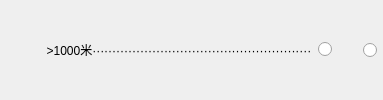
              <widget class="QWidget" name="widget_55" native="true">
               <property name="sizePolicy">
                <sizepolicy hsizetype="Preferred" vsizetype="Fixed">
                 <horstretch>0</horstretch>
                 <verstretch>0</verstretch>
                </sizepolicy>
               </property>
               <layout class="QHBoxLayout" name="horizontalLayout_45">
                <property name="leftMargin">
                 <number>0</number>
                </property>
                <property name="topMargin">
                 <number>0</number>
                </property>
                <property name="rightMargin">
                 <number>6</number>
                </property>
                <property name="bottomMargin">
                 <number>0</number>
                </property>
                <item>
                 <widget class="QLabel" name="label_62">
                  <property name="sizePolicy">
                   <sizepolicy hsizetype="Expanding" vsizetype="Fixed">
                    <horstretch>0</horstretch>
                    <verstretch>0</verstretch>
                   </sizepolicy>
                  </property>
                  <property name="text">
                   <string>              &gt;1000米·······················································</string>
                  </property>
                  <property name="alignment">
                   <set>Qt::AlignLeading|Qt::AlignLeft|Qt::AlignVCenter</set>
                  </property>
                 </widget>
                </item>
                <item>
                 <widget class="QRadioButton" name="radioButton_90">
                  <property name="sizePolicy">
                   <sizepolicy hsizetype="Fixed" vsizetype="Fixed">
                    <horstretch>0</horstretch>
                    <verstretch>0</verstretch>
                   </sizepolicy>
                  </property>
                  <property name="layoutDirection">
                   <enum>Qt::RightToLeft</enum>
                  </property>
                  <property name="text">
                   <string/>
                  </property>
                 </widget>
                </item>
                <item>
                 <widget class="QRadioButton" name="radioButton_91">
                  <property name="sizePolicy">
                   <sizepolicy hsizetype="Fixed" vsizetype="Fixed">
                    <horstretch>0</horstretch>
                    <verstretch>0</verstretch>
                   </sizepolicy>
                  </property>
                  <property name="layoutDirection">
                   <enum>Qt::RightToLeft</enum>
                  </property>
                  <property name="text">
                   <string>    </string>
                  </property>
                 </widget>
                </item>
               </layout>
              </widget>
